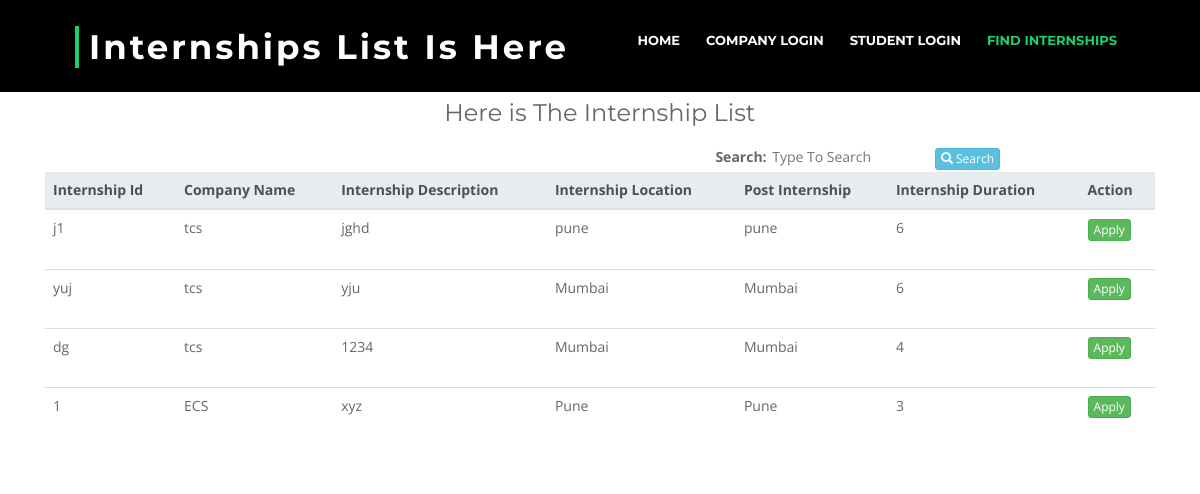
Before: /jobs.php with the older database file.
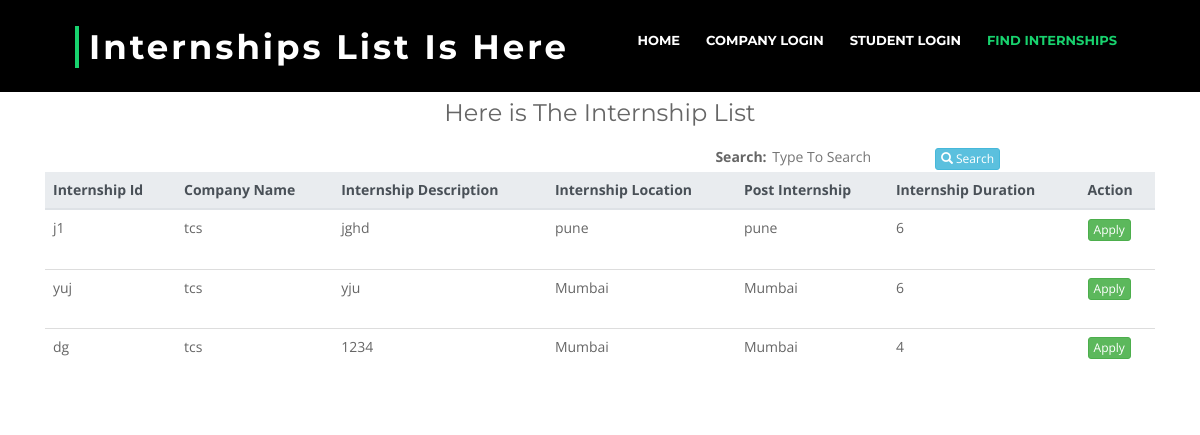
After: the same page with the newer database file.
### tables this page shows
CREATE TABLE `job` (
  `id` int(255) NOT NULL,
  `jid` varchar(20) NOT NULL,
  `cname` varchar(200) NOT NULL,
  `jdesc` varchar(5000) NOT NULL,
  `loc` varchar(50) NOT NULL,
  `jpost` varchar(20) NOT NULL,
  `sal` varchar(20) NOT NULL,
  `uname` varchar(25) NOT NULL,
  `eid` varchar(50) NOT NULL,
  `instituteCode` varchar(255) NOT NULL,
  `startDate` varchar(255) NOT NULL,
  `endDate` varchar(25) NOT NULL,
  `status` varchar(255) NOT NULL
);

### jobs.php (the view, shortened to what this page needs)
<!DOCTYPE html>
<html>
<head>
  <link href="lib/bootstrap/css/bootstrap.min.css" rel="stylesheet">
	<link rel="stylesheet" href="https://maxcdn.bootstrapcdn.com/bootstrap/3.3.7/css/bootstrap.min.css">
	<link href="css/style.css" rel="stylesheet">
</head>
<body id="back">
	<br><br><br><br>
	<header id="header">
    <div class="container-fluid">
      <div id="logo" class="pull-left">
        <h1><a href="#intro" class="scrollto" >Internships List Is Here</a></h1>
      </div>
      <nav id="nav-menu-container">
        <ul class="nav-menu">
          <li><a href="home.php">Home</a></li>
          <li><a href="emplogin.php">Company Login</a></li>
          <li><a href="studentlogin.php">Student Login</a></li>
		      <li class="menu-active"><a href="jobs.php">Find Internships</a></li>
        </ul>
      </nav>
    </div>
	</header>
    <div style="text-align:center; margin-top:20px;">
        <h3>Here is The Internship List</h3>
		<form method="POST">
    <div style="text-align: right; margin-right:200px; ">
	<label>Search: </label>
    <input type="text" placeholder="Type To Search" name="key" autocomplete="off" style=" border-right:none; border-left: none; border-top:none;outline: none;border-bottom: 1px solid white;background-color:transparent; color: black"  >
			 <button type="submit" class="btn btn-info btn-xs" name="sub" >
     			 <span class="glyphicon glyphicon-search"></span> Search
   					 </button>
		</form>
		</div>
	<div class="container">
<table class="table">
  <thead class="thead-light">
    <tr>
    <th scope="col">Internship Id</th>
                <th scope="col">Company Name</th>
				<th scope="col">Internship Description</th>
				<th scope="col">Internship Location</th>
				<th scope="col">Post Internship</th>
				<th scope="col">Internship Duration</th>
                <th scope="col">Action</th>
    </tr>
  </thead>
  <tbody>
            <?php
			if(isset($_POST['sub']))
				{
						$link=mysqli_connect("localhost:3306","root","","intern") or die($link);
						$k=$_POST['key'];
				$k=mysqli_real_escape_string($link,$k);
				$result=mysqli_query($link,"select * from job where cname like '%".$k."%' or jdesc like '%".$k."%'  or jpost like '%".$k."%'  or loc like '%".$k."%'  or sal like '%".$k."%'") or die("failed to query database".mysqli_error($link));
                if ($result->num_rows > 0)
				{
                    while($row = $result->fetch_assoc())
					{
                         echo "<tr><td><form action='mainjobs.php' method='post'>".$row['jid']."<td>".$row['cname']."<td>".$row['jdesc']."<td>".$row['loc']."<td>".$row['loc']."<td>".$row['sal']."</td><td>".
                            "<button type='submit' class='btn btn-xs btn-success' name='_view'>Apply</button></form> <br> <br>";
						if(isset($_POST['_view']))
						 {
						echo"<script>alert('Login First')</script>";
						echo "<script>location.href='mainjobs.php'</script>";
						 }
                    }
                }
				else
				{
					echo "<tr><td colspan='7' class='box-sm'><h4 class='page-header'>No Job Found</h4></td></tr>";
				}
			}
			else if(!isset($_POST['sub']))
			{
				$conn=mysqli_connect("localhost:3306","root","","intern") or die("connection failed".mysqli_connect_error());
                $query = "select * from job";
                $result = $conn->query($query);
                if ($result->num_rows > 0) {
                    while($row = $result->fetch_assoc()) {
                        echo "<tr><td><form action='mainjobs.php' method='post'>".$row['jid']."<td>".$row['cname']."<td>".$row['jdesc']."<td>".$row['loc']."<td>".$row['loc']."<td>".$row['sal']."</td><td>".
                            "<button type='submit' class='btn btn-xs btn-success' name='_view'>Apply</button></form> <br> <br>";
                    }
                }
				else
				{
					echo "<tr><td colspan='7' class='box-sm'><h4 class='page-header'>No Job Found</h4></td></tr>";
				}
			}
                else
				{
                    echo "<tr><td colspan='7' class='box-sm'><h4 class='page-header'>No Job Found</h4></td></tr>";
                }
			   ?>
  </tbody>
</table>
	</div>
</body>
</html>

### css/style.css (style rules this page uses)
body { color: #666666; font-family: "Open Sans", sans-serif; }
a { color: #18d26e; transition: 0.5s; }
h1, h2, h3, h4, h5, h6 { font-family: "Montserrat", sans-serif; font-weight: 400; margin: 0 0 20px 0; padding: 0; }
#header { padding: 30px 0; height: 92px; position: fixed; background: black; left: 0; top: 0; right: 0; transition: all 0.5s; z-index: 997; }
#header #logo { float: left; }
@media (min-width: 1024px) { #header #logo { padding-left: 60px; } }
#header #logo h1 { font-size: 34px; margin: 0; padding: 0; line-height: 1; font-family: "Montserrat", sans-serif; font-weight: 700; letter-spacing: 3px; }
#header #logo h1 a, #header #logo h1 a:hover { color: #fff; padding-left: 10px; border-left: 4px solid #18d26e; }
.nav-menu, .nav-menu * { margin: 0; padding: 0; list-style: none; }
.nav-menu li { position: relative; white-space: nowrap; }
.nav-menu > li { float: left; }
#nav-menu-container { float: right; margin: 0; }
@media (min-width: 1024px) { #nav-menu-container { padding-right: 60px; } }
.nav-menu a { padding: 0 8px 10px 8px; text-decoration: none; display: inline-block; color: #fff; font-family: "Montserrat", sans-serif; font-weight: 700; font-size: 13px; text-transform: uppercase; outline: none; }
.nav-menu li:hover > a, .nav-menu > .menu-active > a { color: #18d26e; }
.nav-menu > li { margin-left: 10px; }
#mobile-nav { position: fixed; top: 0; padding-top: 18px; bottom: 0; z-index: 998; background: rgba(0, 0, 0, 0.8); left: -260px; width: 260px; overflow-y: auto; transition: 0.4s; }
#mobile-nav ul { padding: 0; margin: 0; list-style: none; }
#mobile-nav ul li { position: relative; }
#mobile-nav ul li a { color: #fff; font-size: 13px; text-transform: uppercase; overflow: hidden; padding: 10px 22px 10px 15px; position: relative; text-decoration: none; width: 100%; display: block; outline: none; font-weight: 700; font-family: "Montserrat", sans-serif; }

Changed rows visible on the page:
removed job: jid "1", cname "ECS", jdesc "xyz", loc "Pune", sal "3"
